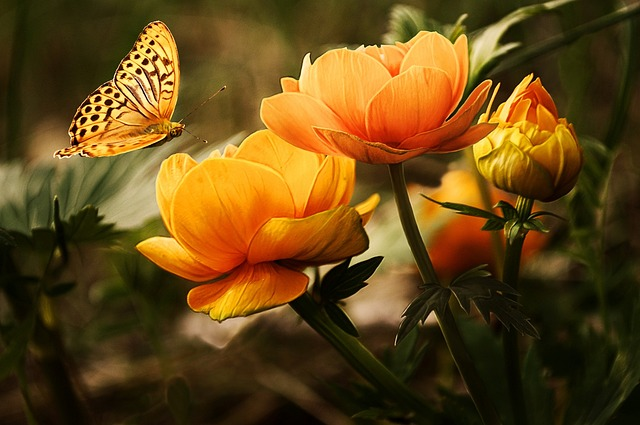
#> input picture DigitalImageAndSpeechProcessing/new.jpg, 640 x 425 px
$ python 11_frequencyDomain.py
#> lines starting #> are read from the running program, lines starting #| are printed output that depends on the picture; long printed decimals are rounded
import numpy as np
import cv2
import matplotlib.pyplot as plt
from numpy.fft import fft2, ifft2, fftshift
from skimage.metrics import mean_squared_error, peak_signal_noise_ratio, structural_similarity

# Load the image
image = cv2.imread('new.jpg', cv2.IMREAD_GRAYSCALE)
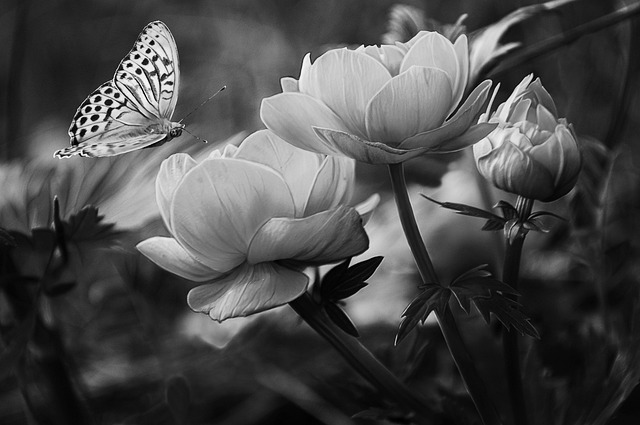
#> image: shape (425, 640); min 0, max 255, mean 74.8

# Perform FFT
f_transform = fft2(image)
f_transform_shifted = fftshift(f_transform)

# Define filter functions
def gaussian_filter(shape, sigma):
    x, y = shape
    center_x, center_y = x // 2, y // 2
    u, v = np.meshgrid(np.arange(y) - center_y, np.arange(x) - center_x)
    return np.exp(-(u**2 + v**2) / (2 * sigma**2))

def butterworth_filter(shape, cutoff, n):
    x, y = shape
    center_x, center_y = x // 2, y // 2
    u, v = np.meshgrid(np.arange(y) - center_y, np.arange(x) - center_x)
    d = np.sqrt(u**2 + v**2)
    return 1 / (1 + (d / cutoff)**(2 * n))

# Apply filters
gaussian_sigma = 20
butterworth_cutoff = 30
butterworth_n = 2

gaussian_result = f_transform_shifted * gaussian_filter(image.shape, gaussian_sigma)
butterworth_result = f_transform_shifted * butterworth_filter(image.shape, butterworth_cutoff, butterworth_n)

# Apply Laplacian filter
laplacian_filter = np.array([[0, 1, 0], [1, -4, 1], [0, 1, 0]])
laplacian_filter_transformed = fft2(laplacian_filter, s=image.shape)
laplacian_result = f_transform_shifted * laplacian_filter_transformed

# Inverse FFT
gaussian_output = np.abs(ifft2(fftshift(gaussian_result)))
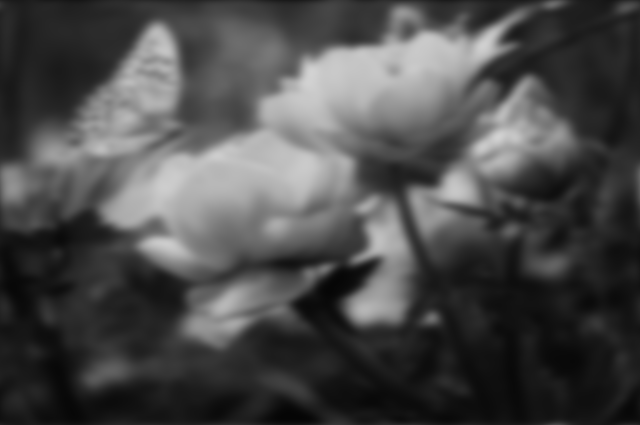
#> gaussian_output: shape (425, 640) float64; min 5.06, max 210.4, mean 74.8
butterworth_output = np.abs(ifft2(fftshift(butterworth_result)))
laplacian_output = np.abs(ifft2(fftshift(laplacian_result)))
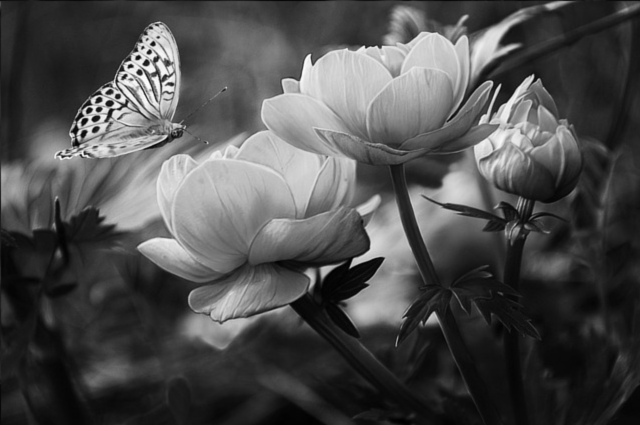
#> laplacian_output: shape (425, 640) float64; min 2, max 1960, mean 598.1; drawn with min black and max white

# Plotting
plt.figure(figsize=(12, 8))

plt.subplot(2, 2, 1)
plt.imshow(image, cmap='gray')
plt.title('Original Image')
plt.axis('off')

plt.subplot(2, 2, 2)
plt.imshow(gaussian_output, cmap='gray')
plt.title('Gaussian Filter')
plt.axis('off')

plt.subplot(2, 2, 3)
plt.imshow(butterworth_output, cmap='gray')
plt.title('Butterworth Filter')
plt.axis('off')

plt.subplot(2, 2, 4)
plt.imshow(laplacian_output, cmap='gray')
plt.title('Laplacian Filter')
plt.axis('off')
plt.tight_layout()
plt.show()
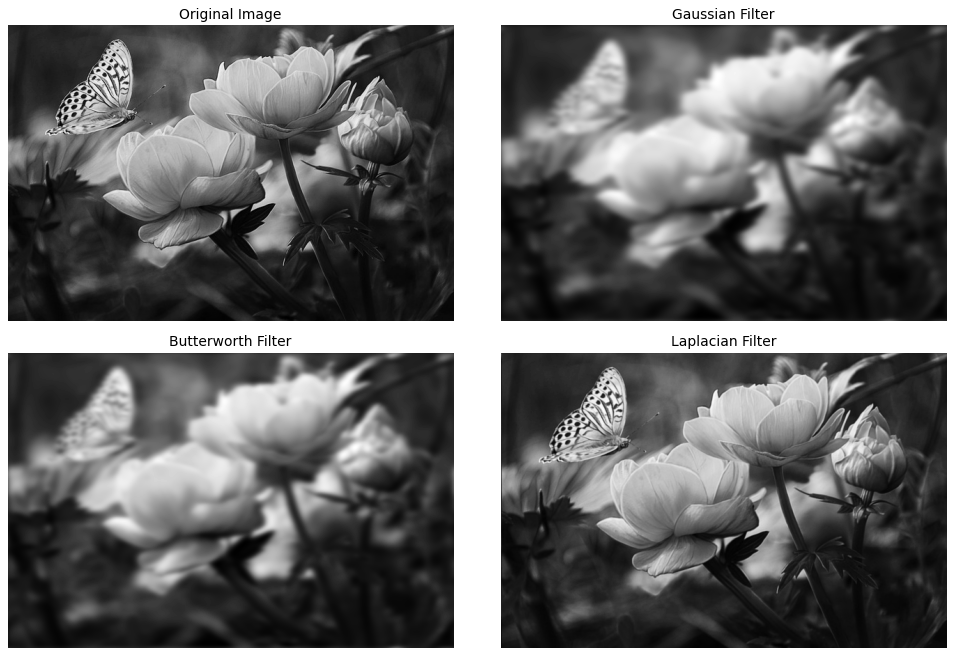
#> figure drawn by matplotlib, 4 panels

# Calculate metrics
mse_gaussian = mean_squared_error(image, gaussian_output)
#> mse_gaussian = 351.2
psnr_gaussian = peak_signal_noise_ratio(image, gaussian_output)
#> psnr_gaussian = 22.68
ssim_gaussian = structural_similarity(image, gaussian_output, data_range=image.max() - image.min())  # Specify data_range
#> ssim_gaussian = 0.731

mse_butterworth = mean_squared_error(image, butterworth_output)
#> mse_butterworth = 294.2
psnr_butterworth = peak_signal_noise_ratio(image, butterworth_output)
#> psnr_butterworth = 23.45
ssim_butterworth = structural_similarity(image, butterworth_output, data_range=image.max() - image.min())  # Specify data_range
#> ssim_butterworth = 0.764

mse_laplacian = mean_squared_error(image, laplacian_output)
#> mse_laplacian = 448270.6
psnr_laplacian = peak_signal_noise_ratio(image, laplacian_output)
#> psnr_laplacian = -8.38
ssim_laplacian = structural_similarity(image, laplacian_output, data_range=image.max() - image.min())  # Specify data_range
#> ssim_laplacian = 0.0675

# Print metrics
print("Metrics for Gaussian Filter:")
print("MSE:", mse_gaussian)
#| MSE: 351.174
print("PSNR:", psnr_gaussian)
#| PSNR: 22.676
print("SSIM:", ssim_gaussian)
#| SSIM: 0.7306
print()

print("Metrics for Butterworth Filter:")
print("MSE:", mse_butterworth)
#| MSE: 294.157
print("PSNR:", psnr_butterworth)
#| PSNR: 23.445
print("SSIM:", ssim_butterworth)
#| SSIM: 0.7637
print()

print("Metrics for Laplacian Filter:")
print("MSE:", mse_laplacian)
#| MSE: 448270.566
print("PSNR:", psnr_laplacian)
#| PSNR: -8.385
print("SSIM:", ssim_laplacian)
#| SSIM: 0.06751

$ run again, with DigitalImageAndSpeechProcessing/cat.jpg copied over DigitalImageAndSpeechProcessing/new.jpg
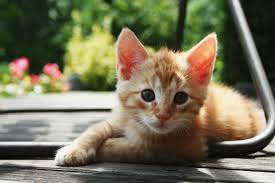
#> input picture DigitalImageAndSpeechProcessing/cat.jpg, 275 x 183 px
#> `laplacian_output = np.abs(ifft2(fftshift(laplacian_result)))`:
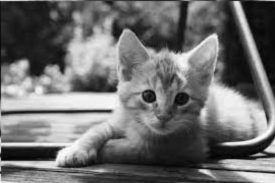
#> laplacian_output: shape (183, 275) float64; min 30, max 2014.9, mean 898.4; drawn with min black and max white
#> `plt.show()`:
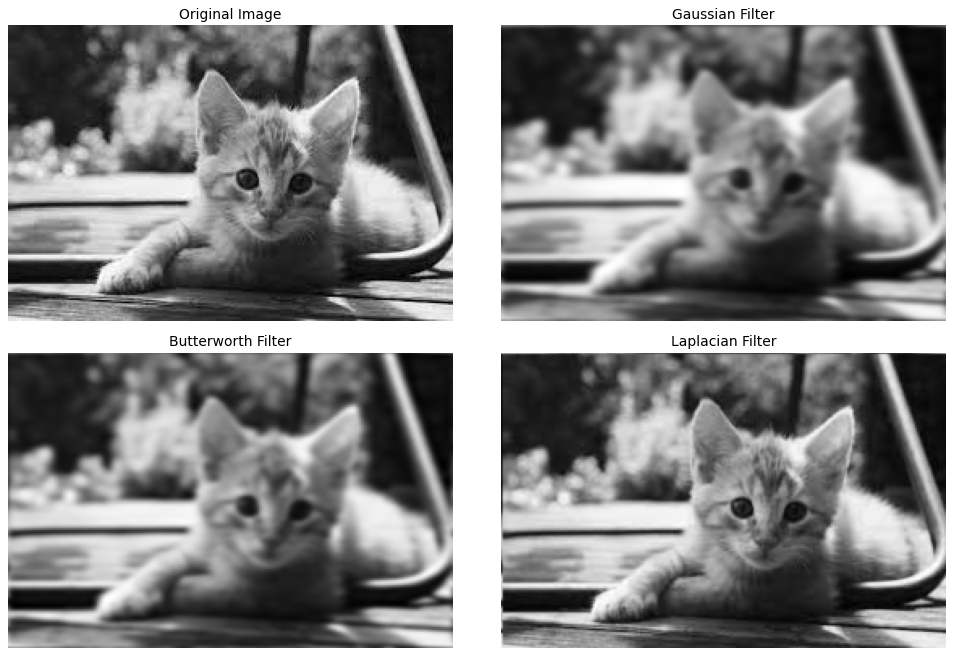
#> figure drawn by matplotlib, 4 panels
#> mse_gaussian = 266
#> psnr_gaussian = 23.88
#> ssim_gaussian = 0.832
#> mse_butterworth = 159.5
#> psnr_butterworth = 26.1
#> ssim_butterworth = 0.889
#> mse_laplacian = 851527.7
#> psnr_laplacian = -11.17
#> ssim_laplacian = 0.0545
#| MSE: 266.041
#| PSNR: 23.881
#| SSIM: 0.8315
#| MSE: 159.460
#| PSNR: 26.104
#| SSIM: 0.8893
#| MSE: 851527.684
#| PSNR: -11.171
#| SSIM: 0.05449
